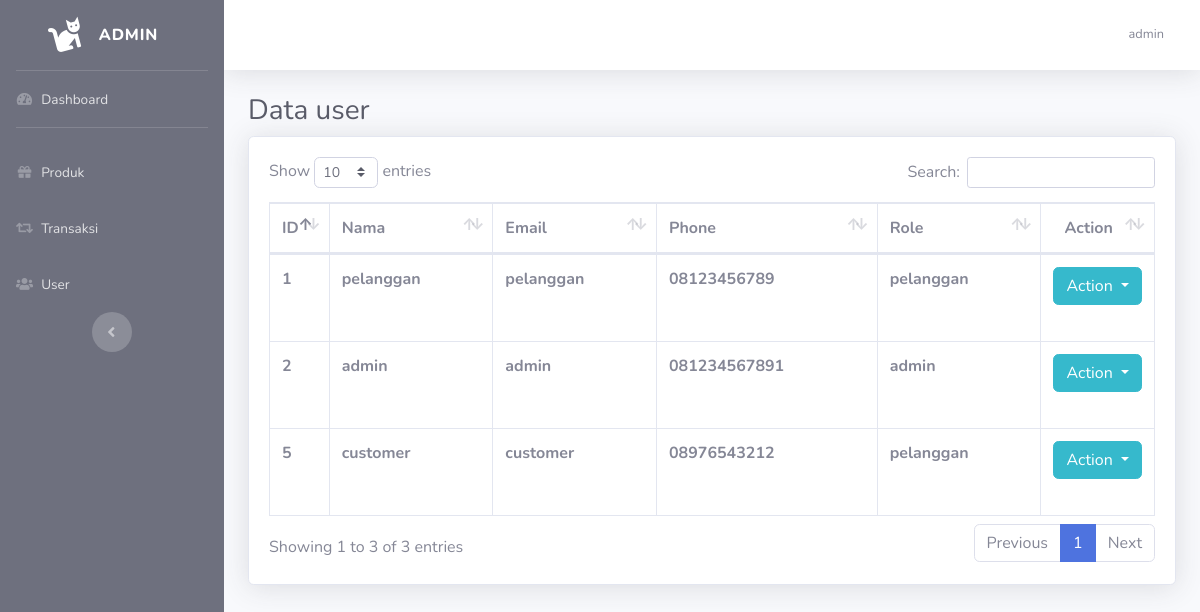
The app's page /admin/user.php (signed in) with its own data.
### tables this page shows
CREATE TABLE `user` (
  `id_user` int(2) NOT NULL,
  `username` varchar(55) NOT NULL,
  `password` varchar(55) NOT NULL,
  `nama` varchar(155) NOT NULL,
  `phone` varchar(12) NOT NULL,
  `role` varchar(10) NOT NULL DEFAULT 'pelanggan'
);

### admin/user.php (the view, shortened to what this page needs)
<?php
    include 'template/header.php';
?>
<div class="container-fluid">
    <h1 class="h3 mb-2 text-gray-800">Data user</h1>
    <div class="card shadow mb-4">
        <div class="card-body">
            <div class="table-responsive">
                <table class="table table-bordered" id="dataTable" width="100%" cellspacing="0">
                    <thead>
                        <tr>
                            <th width="1%">ID</th>
                            <th>Nama</th>
                            <th>Email</th>
                            <th>Phone</th>
                            <th>Role</th>
                            <th class="text-center" width="12%">Action</th>
                        </tr>
                    </thead>
                    <tbody>
                        <?php
                        include '../koneksi.php';
                        $data = mysqli_query($koneksi,"SELECT * from user");
                        while($d=mysqli_fetch_array($data)){
                        ?>
                        <tr>
                            <th><?php echo $d['id_user']; ?></th>
                            <th><?php echo $d['nama']; ?></th>
                            <th><?php echo $d['username']; ?></th>
                            <th><?php echo $d['phone']; ?></th>
                            <th><?php echo $d['role']; ?></th>
                            <th>
                                <div class="dropdown mb-4">
                                <button class="btn btn-info dropdown-toggle" type="button"
                                    id="dropdownMenuButton" data-toggle="dropdown" aria-haspopup="true"
                                    aria-expanded="false">
                                    Action
                                </button>
                                </div>
                            </th>
                        </tr>
                        <?php
                        }
                        ?>
                    </tbody>
                </table>
            </div>
        </div>
    </div>
</div>
</div>
<?php
    include 'template/footer.php';
?>

### records on screen
user: id_user "1", nama "pelanggan", username "pelanggan", phone "08123456789", role "pelanggan"
user: id_user "2", nama "admin", username "admin", phone "081234567891", role "admin"
user: id_user "5", nama "customer", username "customer", phone "08976543212", role "pelanggan"

### other values on screen
$_SESSION['username'] "admin"
